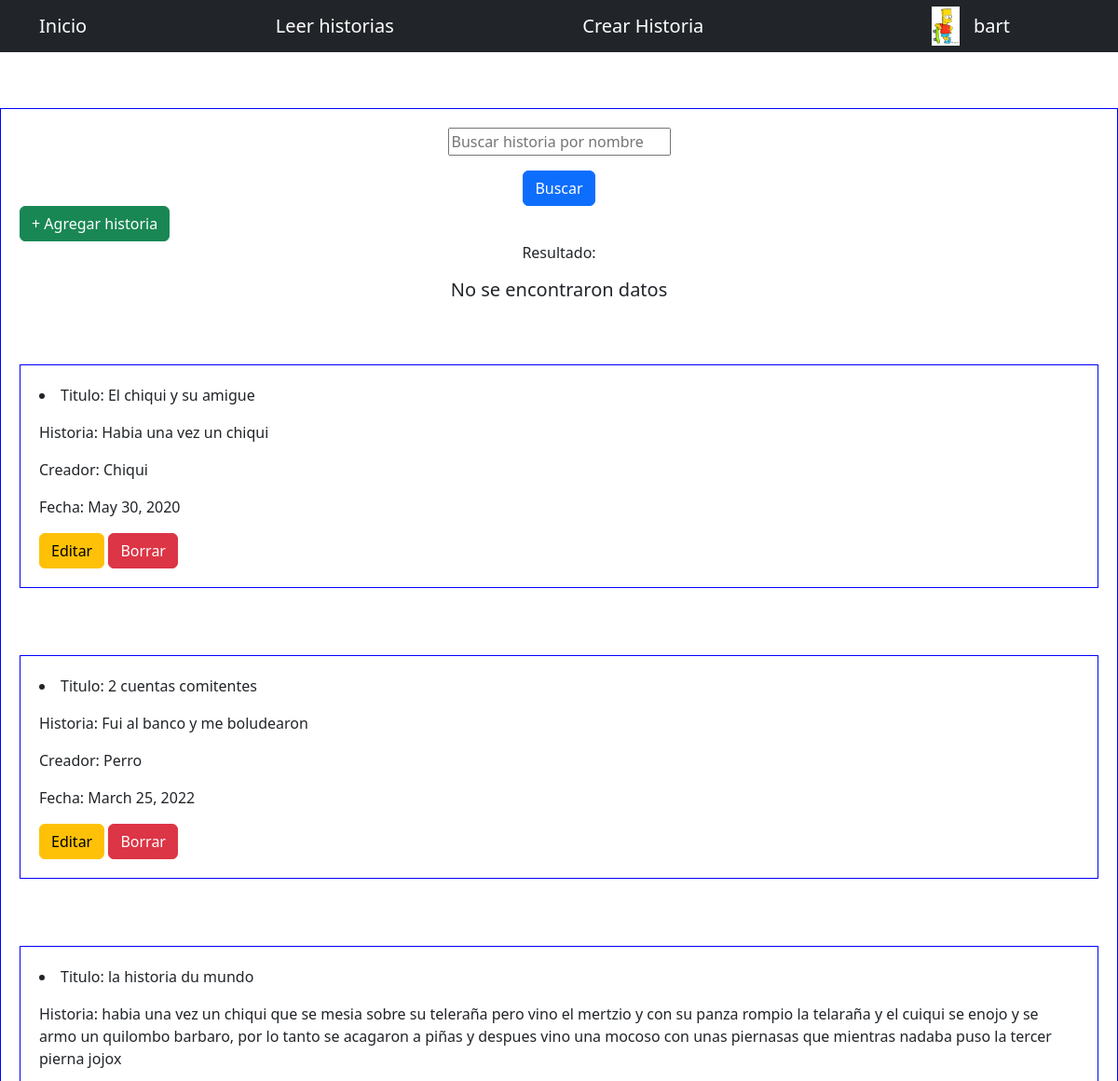
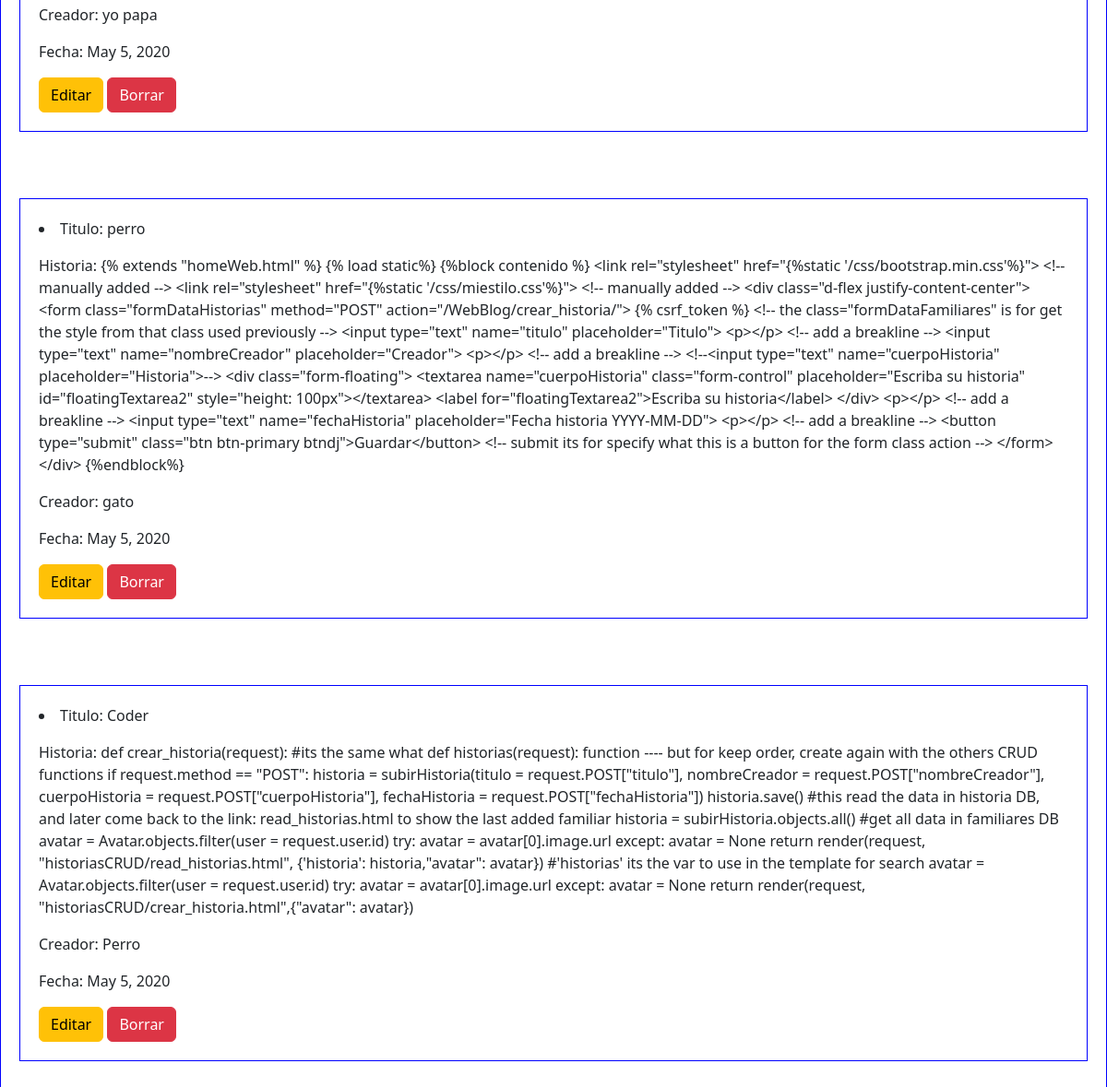
Screenshot of /WebBlog/read_historias/ (signed in) with the database file from the repository (2 pictures, top to bottom).
### WebBlog/models.py (models this page shows)
class subirHistoria(models.Model):
    titulo = models.CharField(max_length=40)
    nombreCreador = models.CharField(max_length=40)
    cuerpoHistoria = models.CharField(max_length=9999)
    fechaHistoria = models.DateField()
    def __str__(self):
        return f"Titulo:{self.titulo} - Nombre creador:{self.nombreCreador} - Cuerpo historia:{self.cuerpoHistoria} - Fecha historia:{self.fechaHistoria}"

### WebBlog/views.py (the view)
# urls.py: path('read_historias/', read_historias),
@login_required
def read_historias(request):
    historias = subirHistoria.objects.all() #get all data in historias DB
    avatar = Avatar.objects.filter(user = request.user.id)
    try:
        avatar = avatar[0].image.url
    except:
        avatar = None
    return render(request, "historiasCRUD/read_historias.html", {'historias': historias,"avatar": avatar} )

### WebBlog/templates/historiasCRUD/read_historias.html (shortened to what this page needs)
{% extends "homeWeb.html" %}
{% load static%}
{%block contenido %}
<link rel="stylesheet" href="{%static '/css/bootstrap.min.css'%}">
<link rel="stylesheet" href="{%static '/css/miestilo.css'%}">
<div class="d-flex justify-content-center">
    <form class="formDataHistorias" action="/WebBlog/buscar_historias/" method="GET">
        <input type="text" name="titulo" placeholder="Buscar historia por nombre">
        <div class="d-flex justify-content-center"> <button type="submit" class="btn btn-primary btndj">Buscar</button> </div>
    </form>
</div>
<a class="btn btn-success" href="/WebBlog/crear_historia">+ Agregar historia</a>
<div class="d-flex justify-content-center">Resultado:</div>
<div class="d-flex justify-content-center">
    {% if historias_busqueda %}
    <ul>
        {% for x in historias_busqueda %}
        Titulo: {{ x.titulo}}
        <p></p>
        Historia: {{ x.cuerpoHistoria}}
        <p></p>
        Creador: {{ x.nombreCreador}}
        <p></p>
        Fecha: {{ x.fechaHistoria}}
        <p></p>
        {% endfor %}
    </ul>
    {% else %}
    <p><h5>No se encontraron datos</h5></p>
    {% endif %}
</div>
{%for historia in historias %}
<div class="contenido">
<li>
    Titulo: {{ historia.titulo}}
    Historia: {{ historia.cuerpoHistoria}}
    Creador: {{ historia.nombreCreador}}
    Fecha: {{ historia.fechaHistoria}}
    <a href="/WebBlog/update_historia/{{historia.id}}" class="btn btn-warning">Editar</a>
    <a href="/WebBlog/delete_historia/{{historia.id}}" class="btn btn-danger">Borrar</a>
</li>
</div>
<br>
<br>
<br>
{% endfor %}
{%endblock%}

### WebBlog/templates/homeWeb.html (shortened to what this page needs)
<!DOCTYPE html>
<html lang="en">
<head>
    {% load static %}
    <link rel="stylesheet" href="{%static '/css/bootstrap.min.css'%}">
    <link rel="stylesheet" href="{%static '/css/miestilo.css'%}">
</head>
<body>
    <nav class="navbar navbar-dark bg-dark static-top">
        <div class="container">
            <a class="navbar-brand" href="/WebBlog/homeWeb">Inicio</a>
            <a class="navbar-brand" href="/WebBlog/read_historias">Leer historias</a>
            <a class="navbar-brand" href="/WebBlog/crear_historia">Crear Historia</a>
            <a class="navbar-brand" style="position: absolute; right: 100px" href="/WebBlog/perfil">{{user.username}}</a>´
            <li class="nav-item" style="position: absolute; right: 170px">
                <img src="{{avatar}}" width="30px"> </li>>
        </div>
        </nav>
        <div class="contenido">
            {%block contenido %}{%endblock%}
        </div>
    </body>
    </html>

### WebBlog/static/css/miestilo.css (style rules this page uses)
.contenido { position: relative; top: 60px; border: 1px solid blue; justify-content: center; gap: 10px; padding: 20px; }

### rows the page displays
subirHistoria: titulo "El chiqui y su amigue", cuerpoHistoria "Habia una vez un chiqui", nombreCreador "Chiqui", fechaHistoria "May 30, 2020"
subirHistoria: titulo "2 cuentas comitentes", cuerpoHistoria "Fui al banco y me boludearon", nombreCreador "Perro", fechaHistoria "March 25, 2022"
subirHistoria: titulo "la historia du mundo", cuerpoHistoria "habia una vez un chiqui que se mesia sobre su teleraña pero vino el mertzio y con su panza rompio la telaraña y el cuiqui se enojo y se armo un quilombo barbaro, por lo tanto se acagaron a piñas y despues vino una mocoso con unas piernasas que mientras nadaba puso la tercer pierna jojox", nombreCreador "yo papa", fechaHistoria "May 5, 2020"
subirHistoria: titulo "perro", cuerpoHistoria "{% extends \"homeWeb.html\" %} {% load static%} {%block contenido %} <link rel=\"stylesheet\" href=\"{%static '/css/bootstrap.min.css'%}\"> <!-- manually added --> <link rel=\"stylesheet\" href=\"{%static '/css/miestilo.css'%}\"> <!-- manually added --> <div class=\"d-flex justify-content-center\"> <form class=\"formDataHistorias\" method=\"POST\" action=\"/WebBlog/crear_historia/\"> {% csrf_token %} <!-- the class=\"formDataFamiliares\" is for get the style from that class used previously --> <input type=\"text\" name=\"titulo\" placeholder=\"Titulo\"> <p></p> <!-- add a breakline --> <input type=\"text\" name=\"nombreCreador\" placeholder=\"Creador\"> <p></p> <!-- add a breakline --> <!--<input type=\"text\"…", nombreCreador "gato", fechaHistoria "May 5, 2020"
subirHistoria: titulo "Coder", cuerpoHistoria "def crear_historia(request): #its the same what def historias(request): function ---- but for keep order, create again with the others CRUD functions if request.method == \"POST\": historia = subirHistoria(titulo = request.POST[\"titulo\"], nombreCreador = request.POST[\"nombreCreador\"], cuerpoHistoria = request.POST[\"cuerpoHistoria\"], fechaHistoria = request.POST[\"fechaHistoria\"]) historia.save() #this read the data in historia DB, and later come back to the link: read_historias.html to show the last added familiar historia = subirHistoria.objects.all() #get all data in familiares DB avatar = Avatar.objects.filter(user = request.user.id) try: avatar = avatar[0].image.url except: avatar = None…", nombreCreador "Perro", fechaHistoria "May 5, 2020"

### other values shown
{{ user.username }} "bart"
